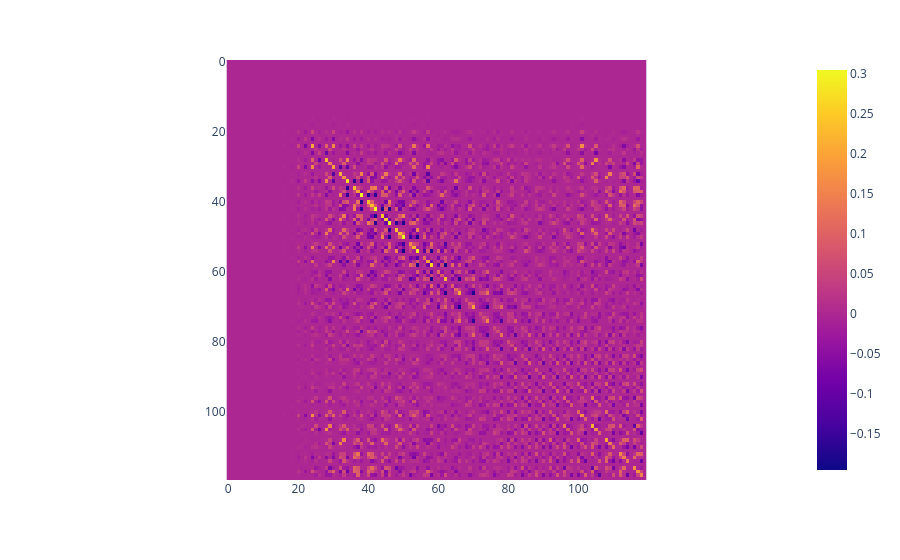
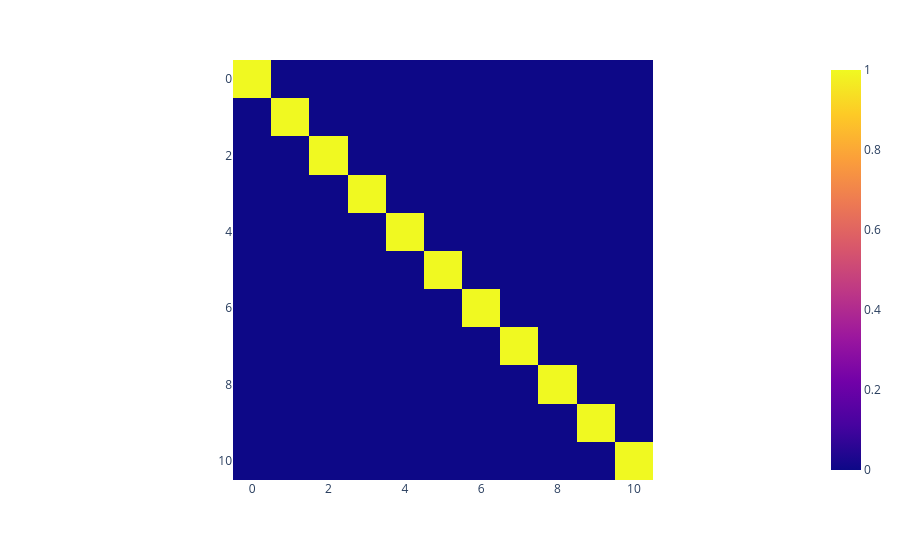

The cell these charts' notebook holds for them, in order:
### Code cell
# Data resolution matrix
display(px.imshow(R_true.real))                                    # Data resolution matrix
display(px.imshow((np.linalg.pinv(A_p_true) @ A_p_true ).real))    # Source resolution matrix

### Figure 1 — Plotly figure (JSON) as saved in the notebook; plotly's stock layout.template omitted (floating-point values rounded to 4 significant figures; data arrays with more than 128 entries replaced by an {"elided": "..."} marker saying what was removed)
{"data": [{"coloraxis": "coloraxis", "hovertemplate": "x: %{x}<br>y: %{y}<br>color: %{z}<extra></extra>", "name": "0", "type": "heatmap", "xaxis": "x", "yaxis": "y", "z": {"elided": "120x120 float values"}}], "layout": {"coloraxis": {"colorscale": [[0, "#0d0887"], [0.1111, "#46039f"], [0.2222, "#7201a8"], [0.3333, "#9c179e"], [0.4444, "#bd3786"], [0.5556, "#d8576b"], [0.6667, "#ed7953"], [0.7778, "#fb9f3a"], [0.8889, "#fdca26"], [1, "#f0f921"]]}, "margin": {"t": 60}, "xaxis": {"anchor": "y", "constrain": "domain", "domain": [0, 1], "scaleanchor": "y"}, "yaxis": {"anchor": "x", "autorange": "reversed", "constrain": "domain", "domain": [0, 1]}}}

### Figure 2 — Plotly figure (JSON) as saved in the notebook; plotly's stock layout.template omitted (floating-point values rounded to 4 significant figures)
{"data": [{"coloraxis": "coloraxis", "hovertemplate": "x: %{x}<br>y: %{y}<br>color: %{z}<extra></extra>", "name": "0", "type": "heatmap", "xaxis": "x", "yaxis": "y", "z": [[1.0, -5.449e-16, -8.928e-16, -1.09e-15, -6.251e-17, 3.281e-16, 5.415e-16, 1.538e-15, 2.771e-16, -5.024e-16, -4.326e-16], [-5.419e-16, 1.0, -1.333e-15, 1.348e-16, -3.107e-16, -8.754e-16, -4.926e-16, -1.116e-15, -8.027e-16, -1.329e-15, -8.104e-16], [-1.04e-15, -1.052e-15, 1.0, -1.726e-15, -6.745e-16, -1.383e-16, 4.629e-16, 1.43e-15, 4.944e-16, -5.436e-16, -1.343e-15], [2.144e-16, 2.453e-16, 2.182e-16, 1.0, 5.143e-16, 2.328e-17, -2.037e-16, -5.893e-16, -2.421e-16, -2.589e-16, -2.048e-16], [4.811e-16, 1.333e-15, 1.76e-15, 9.05e-16, 1.0, 9.328e-16, -1.602e-16, -3.91e-16, 7.471e-16, 1.201e-15, 1.586e-15], [3.757e-16, 6.16e-16, 8.886e-16, 1.21e-15, 1.371e-15, 1.0, 3.81e-16, -5.976e-16, -6.794e-16, 7.472e-16, 7.944e-16], [7.869e-17, 2.879e-16, 4.609e-16, -9.876e-17, -1.061e-15, -4.143e-16, 1.0, 4.432e-17, 3.09e-16, 5.068e-16, 5.412e-16], [-4.475e-16, -1.224e-15, -1.472e-15, -9.946e-16, 7.314e-17, -8.229e-17, 4.616e-16, 1.0, -3.16e-16, -1.041e-15, -1.253e-15], [-6.021e-16, -1.111e-15, -1.749e-15, -1.169e-15, -9.89e-16, -4.478e-16, 1.418e-16, 5.296e-16, 1.0, -4.966e-16, -1.348e-15], [-2.29e-16, -3.176e-16, 1.442e-16, 5.58e-16, 4.776e-16, 2.968e-16, -6.968e-17, -2.143e-16, -4.631e-16, 1.0, 4.528e-16], [6.711e-16, 1.086e-15, 1.065e-15, 6.981e-16, 1.856e-16, -1.207e-16, 1.793e-16, -1.562e-16, -2.384e-16, 1.085e-15, 1.0]]}], "layout": {"coloraxis": {"colorscale": [[0, "#0d0887"], [0.1111, "#46039f"], [0.2222, "#7201a8"], [0.3333, "#9c179e"], [0.4444, "#bd3786"], [0.5556, "#d8576b"], [0.6667, "#ed7953"], [0.7778, "#fb9f3a"], [0.8889, "#fdca26"], [1, "#f0f921"]]}, "margin": {"t": 60}, "xaxis": {"anchor": "y", "constrain": "domain", "domain": [0, 1], "scaleanchor": "y"}, "yaxis": {"anchor": "x", "autorange": "reversed", "constrain": "domain", "domain": [0, 1]}}}
